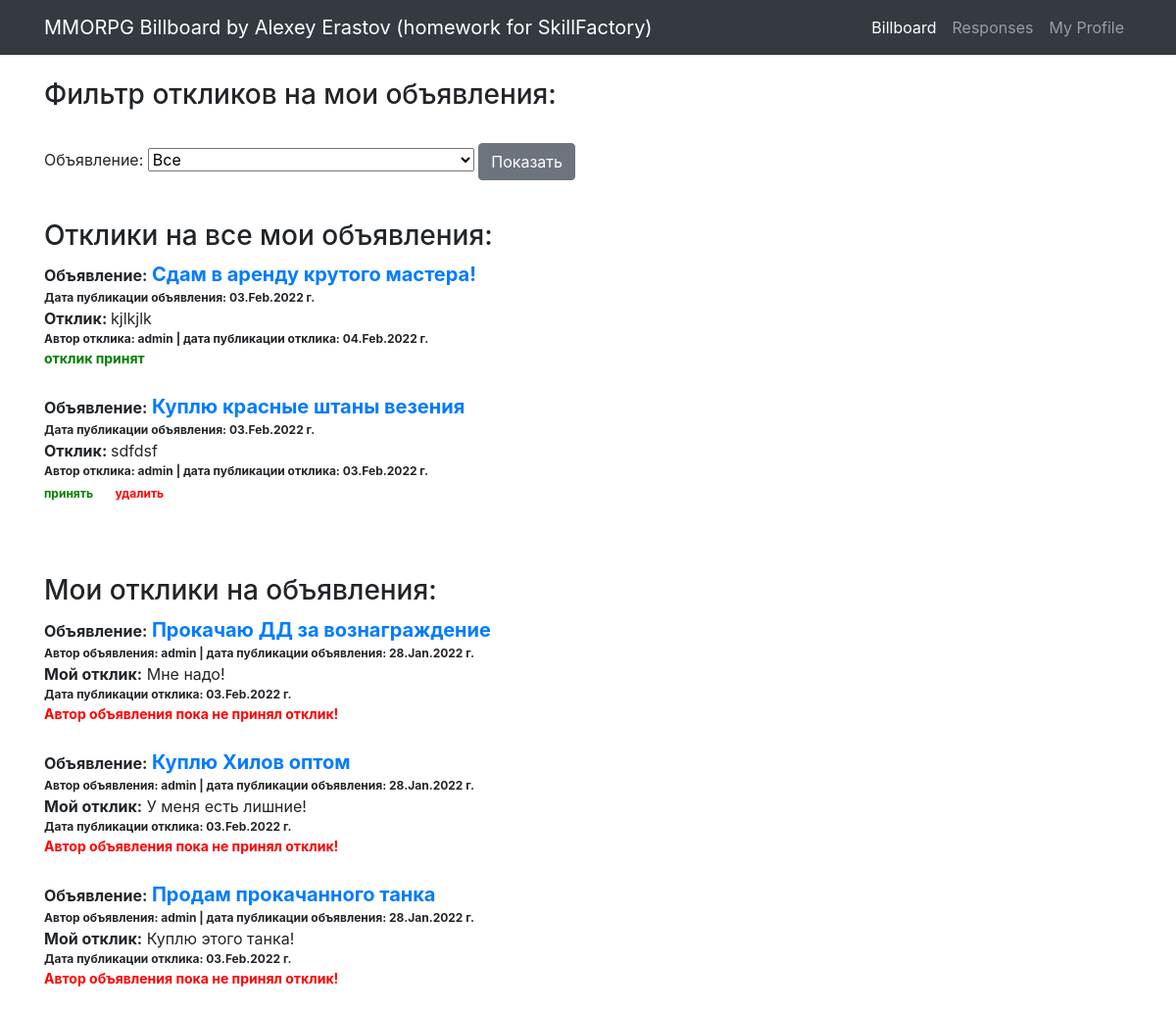
Screenshot of /responses (signed in) with the database file from the repository.
### board/models.py (models this page shows)
class Response(models.Model):
    author = models.ForeignKey(User, on_delete=models.CASCADE)
    post = models.ForeignKey(Post, on_delete=models.CASCADE)
    text = models.TextField(verbose_name='Текст')
    status = models.BooleanField(default=False)
    dateCreation = models.DateTimeField(auto_now_add=True)

class Post(models.Model):
    author = models.ForeignKey(User, on_delete=models.CASCADE)
    CAT = (('tanks', 'Танки'),
           ('healers', 'Хилы'),
           ('damage_dealers', 'ДД'),
           ('dealers', 'Торговцы'),
           ('gildmasters', 'Гилдмастеры'),
           ('quest_givers', 'Квестгиверы'),
           ('blacksmiths', 'Кузнецы'),
           ('tanners', 'Кожевники'),
           ('potion_makers', 'Зельевары'),
           ('spell_masters', 'Мастера заклинаний'))
    category = models.CharField(max_length=15, choices=CAT, verbose_name='Категория')
    dateCreation = models.DateTimeField(auto_now_add=True)
    title = models.CharField(max_length=256, verbose_name='Название')
    text = RichTextField()

### board/views.py (the view, shortened to what this page needs)
# urls.py: path('responses', Responses.as_view(), name='responses'),
class Responses(LoginRequiredMixin, ListView):
    model = Response
    template_name = 'responses.html'
    context_object_name = 'responses'
    def get_context_data(self, **kwargs):
        context = super(Responses, self).get_context_data(**kwargs)
        global title
        """
        Далее в условии - если пользователь попал на страницу через ссылку из письма, в которой содержится
        ID поста для фильтра - фильтр работает по этому ID
        """
        if self.kwargs.get('pk') and Post.objects.filter(id=self.kwargs.get('pk')).exists():
            title = str(Post.objects.get(id=self.kwargs.get('pk')).title)
            print(title)
        context['form'] = ResponsesFilterForm(self.request.user, initial={'title': title})
        context['title'] = title
        if title:
            post_id = Post.objects.get(title=title)
            context['filter_responses'] = list(Response.objects.filter(post_id=post_id).order_by('-dateCreation'))
            context['response_post_id'] = post_id.id
        else:
            context['filter_responses'] = list(Response.objects.filter(post_id__author_id=self.request.user).order_by('-dateCreation'))
        context['myresponses'] = list(Response.objects.filter(author_id=self.request.user).order_by('-dateCreation'))
        return context

### board/forms.py
class ResponsesFilterForm(forms.Form):
    def __init__(self, user, *args, **kwargs):
        super(ResponsesFilterForm, self).__init__(*args, **kwargs)
        self.fields['title'] = forms.ModelChoiceField(
            label='Объявление',
            queryset=Post.objects.filter(author_id=user.id).order_by('-dateCreation').values_list('title', flat=True),
            empty_label="Все",
            required=False
        )

### templates/responses.html (shortened to what this page needs)
{% extends 'default.html' %}
{% load bootstrap4 %}
{% block content %}
    <br>
    <h3>Фильтр откликов на мои объявления:</h3><br>
	<form method="POST">
        {{ form }}
		<input class="btn btn-secondary" type="submit" value="Показать">
	</form><br>
    {% if title %}
        <h3>Oтклики на мое объявление</h3>
        <a href="/post/{{ response_post_id }}" style="font-size: 20px;"><b>{{ title }}:</b></a><br>
        {% if filter_responses %}
            {% for response in filter_responses %}
                <a><b>Отклик: </b></a>{{ response.text }}<br>
                <span style="font-size: 12px;"><b>Автор отклика: {{ response.author.username }} |
                    дата публикации отклика: {{ response.dateCreation|date:'d.M.Y' }} г.</b></span><br>
                {% if response.status == False %}
                    <a href="/response/accept/{{ response.id }}" style="font-size: 12px; color:green"><b>принять</b></a>
                    <a>&nbsp;&nbsp;&nbsp;</a>
                    <a href="/response/delete/{{ response.id }}" style="font-size: 12px; color:red"><b>удалить</b></a>
                {% else %}
                    <a style="font-size: 14px; color:green"><b>отклик принят</b></a>
                {% endif %}
                <br><br>
            {% endfor %}
        {% else %}
            <br>
            <h5>Откликов нет!</h5>
        {% endif %}
    {% else %}
        <h3>Oтклики на все мои объявления:</h3>
        {% if filter_responses %}
            {% for response in filter_responses %}
                <a><b>Объявление:</b></a>
                <a href="/post/{{ response.post_id }}" style="font-size: 20px;"><b>{{ response.post.title }}</b></a><br>
                <span style="font-size: 12px;"><b>Дата публикации объявления: {{ response.post.dateCreation|date:'d.M.Y' }} г.</b>
                </span><br>
                <a><b>Отклик: </b></a>{{ response.text }}<br>
                <span style="font-size: 12px;"><b>Автор отклика: {{ response.author.username }} |
                    дата публикации отклика: {{ response.dateCreation|date:'d.M.Y' }} г.</b></span><br>
                {% if response.status == False %}
                    <a href="/response/accept/{{ response.id }}" style="font-size: 12px; color:green"><b>принять</b></a>
                    <a>&nbsp;&nbsp;&nbsp;</a>
                    <a href="/response/delete/{{ response.id }}" style="font-size: 12px; color:red"><b>удалить</b></a>
                {% else %}
                    <a style="font-size: 14px; color:green"><b>отклик принят</b></a>
                {% endif %}
                <br><br>
            {% endfor %}
        {% else %}
            <h5>Откликов нет!</h5>
        {% endif %}
    {% endif %}
    <br><br>
    <h3>Мои отклики на объявления:</h3>
    {% if myresponses %}
        {% for response in myresponses %}
            <a><b>Объявление:</b></a>
            <a href="/post/{{ response.post_id }}" style="font-size: 20px;"><b>{{ response.post.title }}</b></a><br>
            <span style="font-size: 12px;"><b>Автор объявления:  {{ response.post.author.username }} |
                дата публикации объявления: {{ response.post.dateCreation|date:'d.M.Y' }} г.</b></span><br>
            <a><b>Мой отклик:</b></a>
            {{ response.text }}<br>
            <span style="font-size: 12px;"><b>Дата публикации отклика: {{ response.dateCreation|date:'d.M.Y' }} г.</b></span><br>
            {% if response.status == True %}
                <a style="font-size: 14px; color:green"><b>Автор объявления принял отклик!</b></a>
            {% else %}
                <a style="font-size: 14px; color:red"><b>Автор объявления пока не принял отклик!</b></a>
            {% endif %}
        <br><br>
        {% endfor %}
    {% else %}
        <h5>Откликов нет!</h5>
    {% endif %}
{% endblock content %}

### rows the page displays
Response: post "Сдам в аренду крутого мастера!", post.dateCreation "03.Feb.2022", text "kjlkjlk", author.username "admin", dateCreation "04.Feb.2022", status "отклик принят"
Response: post "Куплю красные штаны везения", post.dateCreation "03.Feb.2022", text "sdfdsf", author.username "admin", dateCreation "03.Feb.2022"
Response: post "Прокачаю ДД за вознаграждение", post.author.username "admin", post.dateCreation "28.Jan.2022", text "Мне надо!", dateCreation "03.Feb.2022", status "Автор объявления пока не принял отклик!"
Response: post "Куплю Хилов оптом", post.author.username "admin", post.dateCreation "28.Jan.2022", text "У меня есть лишние!", dateCreation "03.Feb.2022", status "Автор объявления пока не принял отклик!"
Response: post "Продам прокачанного танка", post.author.username "admin", post.dateCreation "28.Jan.2022", text "Куплю этого танка!", dateCreation "03.Feb.2022", status "Автор объявления пока не принял отклик!"
